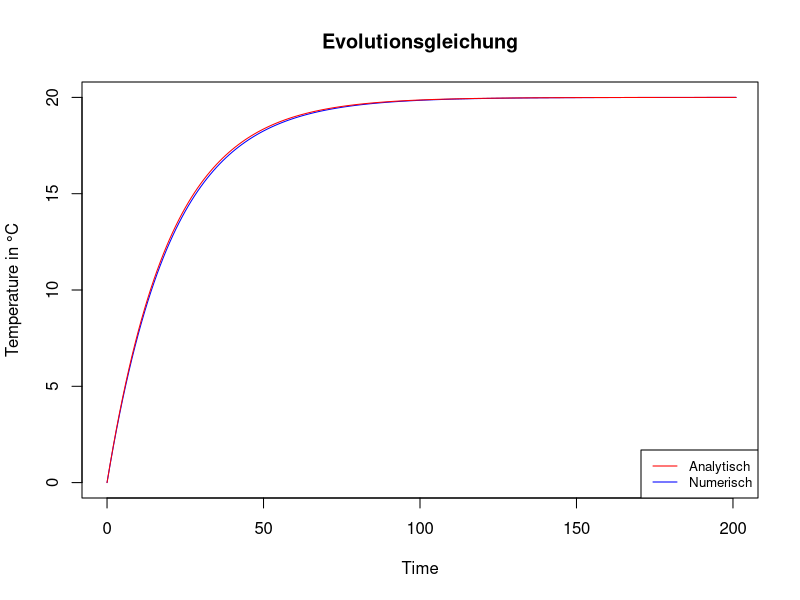

This figure's R source:
in1 = read.table("Evolutionsgleichung.txt", sep=";")
in2 = read.table("Output.txt", sep=";")
pdf("Evolutionsgleichung.pdf")
t1 = in1$V1
T1 = in1$V2
t2 = in2$V1
T2 = in2$V2
plot(t2,T2, type='l', col="blue",
main = "Evolutionsgleichung",
xlab = "Time",
ylab = "Temperature in °C", xlim = c(0,200))
lines(t1,T1, type="l2",col="red")
legend("bottomright",legend=c("Analytisch","Numerisch"),col=c("red","blue"), lty=1:1, cex=0.8)
dev.off()
q()
